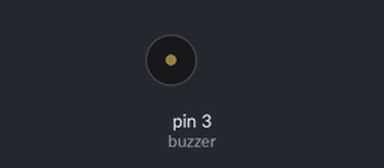
A sketch run on a simulated Arduino Uno, built with avr-gcc and run on an emulated ATmega328P. Shown: buzzer (waves = sounding).

Above: at 0.1 s.
At 4.2 s:
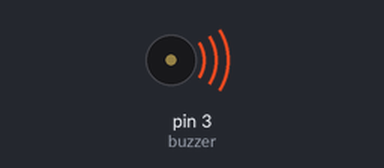
Timing chart, 0 to 5.5 s (numbered marks = the images above):
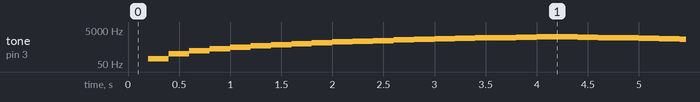

Measured:
- by itself, tone on pin 3 (buzzer): plays 100 Hz for 0.20 s, 200 Hz for 0.20 s, 300 Hz for 0.20 s, 400 Hz for 0.20 s, 500 Hz for 0.20 s, 600 Hz for 0.20 s … (604 notes in this stretch)

The sketch:

first.ino
```cpp
const int buzzer = 3;

void setup(){
}

void loop(){
  /*dasar-----------------------------------
  tone (buzzer, 500);
  delay(300);
  tone (buzzer, 0);      untuk mematikan buzer
  delay (300);
  digitalWrite(buzzer, LOW);     untuk mematikan buzzer
  ---------------------------------------------*/

 for (int i=0; i<=2000; i+=100){
  tone(buzzer, i);
  delay(200);
 }
 for (int j=2000; j>=0; j-=100){
  tone (buzzer, j);
  delay(200);
 }

}
```
